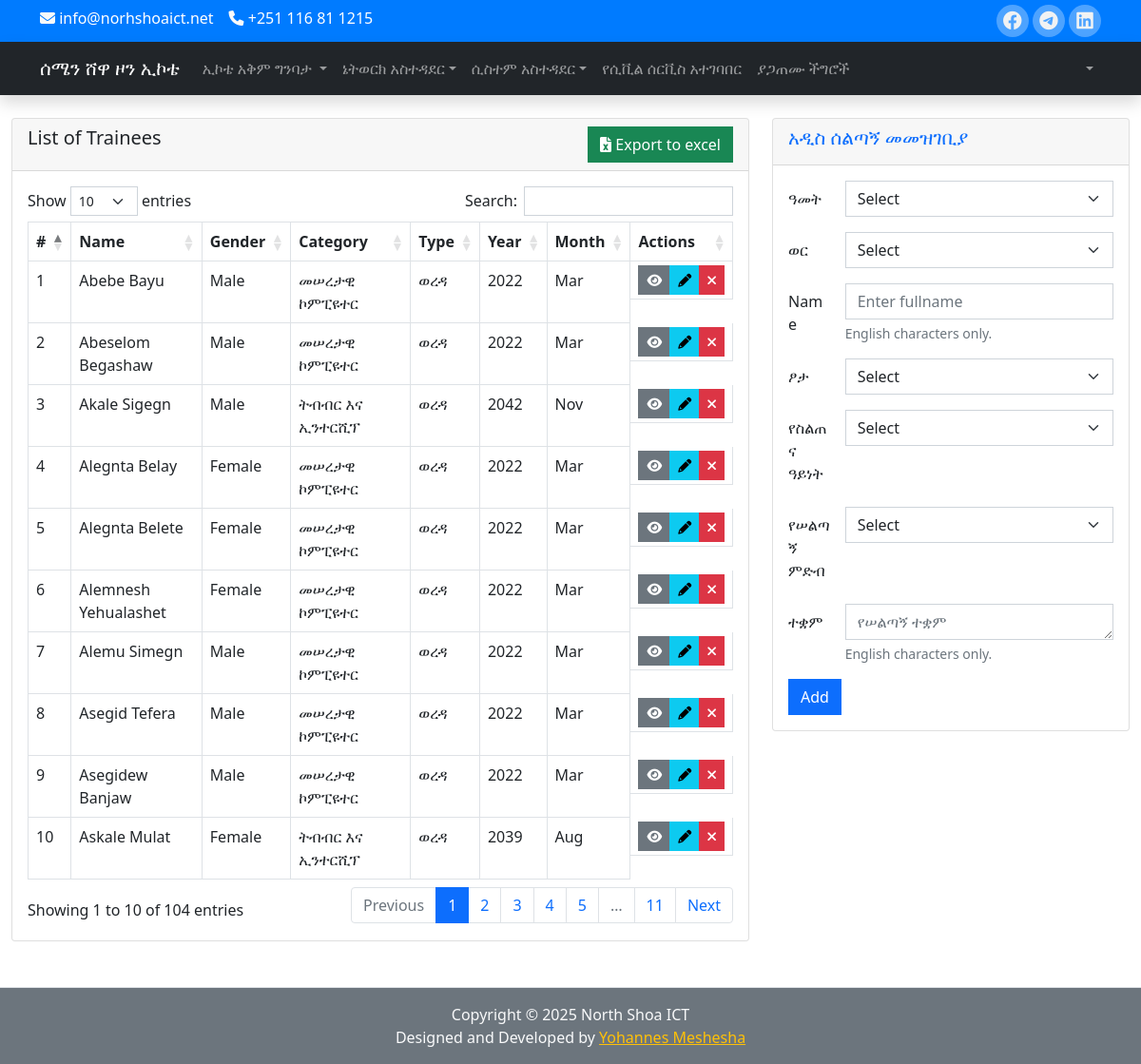
The page /training.php (signed in) on the database its author committed.
### tables this page shows
CREATE TABLE `trainings` (
  `id` int(11) NOT NULL,
  `woreda` int(11) NOT NULL,
  `fullname` varchar(100) NOT NULL,
  `sex` varchar(50) NOT NULL,
  `category` int(11) UNSIGNED NOT NULL,
  `type` varchar(255) DEFAULT NULL,
  `office` varchar(255) NOT NULL,
  `year` varchar(4) NOT NULL,
  `month` varchar(50) NOT NULL,
  `created` datetime NOT NULL DEFAULT current_timestamp(),
  `modified` datetime DEFAULT NULL
);

CREATE TABLE `training_categories` (
  `id` int(11) UNSIGNED NOT NULL,
  `name` varchar(100) NOT NULL,
  `description` text DEFAULT NULL
);

CREATE TABLE `woredas` (
  `id` int(11) NOT NULL,
  `name` varchar(100) NOT NULL,
  `address` varchar(50) NOT NULL,
  `phone` varchar(20) DEFAULT NULL,
  `type` varchar(50) DEFAULT NULL
);

### export_excel.php (called while the page is built, shortened)
<?php
include_once("config.php");
$sql_query = "SELECT *, trainings.id AS tid, fullname as name, sex, woredas.name as woreda, training_categories.name as category, training_categories.id as cat_id, trainings.type AS t_type, office, year, month FROM trainings JOIN woredas ON woreda = woredas.id JOIN training_categories ON category = training_categories.id ORDER BY fullname ASC";
$resultset = mysqli_query($conn, $sql_query) or die("database error:". mysqli_error($conn));
$trainees = array();
while( $rows = mysqli_fetch_assoc($resultset) ) {
  $trainees[] = $rows;
}
?>

### training.php (the view, shortened to what this page needs)
<?php
include_once("export_excel.php");
$year = $month = $name = $sex = $category = $type = $office = "";
$year_err = $month_err = $name_err = $sex_err = $category_err = $type_err = $office_err = "";
include('inc/header.php'); ?>
<div id="content-wrapper" class="d-flex flex-column">
    <div id="content">
        <?php require('inc/menu.php'); ?>
        <div class="container-fluid">
            <div class="row">
                <div class="col-md-8">
                    <div class="card">
                        <div class="card-header d-flex justify-content-between">
                            <h5>List of Trainees</h5>
                            <span id="export-to-excel"><a href="#" class="btn btn-success"><i class="fas fa-file-excel"></i> Export to excel</a></span>
                        </div>
                        <div class="card-body">
                            <div class="table-responsive">
                                <table class="table table-bordered table-hover" id="dataTable">
                                    <thead>
                                        <tr>
                                            <th>#</th>
                                            <th>Name</th>
                                            <th>Gender</th>
                                            <th>Category</th>
                                            <th>Type</th>
                                            <th>Year</th>
                                            <th>Month</th>
                                            <th>Actions</th>
                                        </tr>
                                    </thead>
                                    <tbody>
                                        <?php
                                        $no = 1;
                                        foreach ($trainees as $row) : ?>
                                            <tr>
                                                <td><?php echo $no++ ?></td>
                                                <td><?php echo $row['name'] ?></td>
                                                <td><?php echo $row['sex'] ?></td>
                                                <td><?php echo $row['category'] ?></td>
                                                <td><?php echo $row['type'] ?></td>
                                                <td><?php echo $row['year'] ?></td>
                                                <td><?php echo $row['month'] ?></td>
                                                <td class="btn-group py-1">
                                                    <a href="#" class="btn btn-secondary btn-sm" data-bs-toggle="modal" data-bs-target="#viewModal<?= $row['id']; ?>" data-tooltip="tooltip" title="View Trainee"><i class="fa fa-eye"></i></a>
                                                    <a href="editTraining.php?id=<?= $row['id'] ?>" class="btn btn-info btn-sm" title="Update Record" data-toggle="tooltip"><i class="fas fa-pencil"></i></a>
                                                    <a href="deleteTraining.php?id=<?= $row['id'] ?>" class="btn btn-danger btn-sm" title="Delete Record" data-toggle="tooltip"><i class="fas fa-times"></i></a>
                                                </td>
                                            </tr>
                                        <?php endforeach; ?>
                                    </tbody>
                                </table>
                            </div>
                        </div>
                    </div>
                </div>
                <div class="col-md-4">
                    <div class="card">
                        <div class="card-header">
                            <h5 class="text-primary">አዲስ ሰልጣኝ መመዝገቢያ</h5>
                        </div>
                        <div class="card-body">
                            <form action="<?php echo htmlspecialchars($_SERVER["PHP_SELF"]); ?>" method="post">
                                <div class="row g-3 mb-3">
                                    <label class="col-sm-2 col-form-label">ዓመት</label>
                                    <div class="col-sm-10">
                                        <select name="year" class="form-select <?php echo (!empty($year_err)) ? 'is-invalid' : ''; ?>">
                                            <option value="">Select</option>
                                        </select>
                                    </div>
                                </div>
                                <div class="row g-3 mb-3">
                                    <label class="col-sm-2 col-form-label">ወር</label>
                                    <div class="col-sm-10">
                                        <select name="month" class="form-select <?php echo (!empty($month_err)) ? 'is-invalid' : ''; ?>">
                                            <option value="">Select</option>
                                        </select>
                                    </div>
                                </div>
                                <div class="row g-3 mb-3">
                                    <label class="col-sm-2 col-form-label">Name</label>
                                    <div class="col-sm-10">
                                        <input type="text" name="name" class="form-control <?php echo (!empty($name_err)) ? 'is-invalid' : ''; ?>" value="<?= $name; ?>" placeholder="Enter fullname">
                                        <div id="nameHelp" class="form-text">English characters only.</div>
                                    </div>
                                </div>
                                <div class="row g-3 mb-3">
                                    <label class="col-sm-2 col-form-label">ፆታ</label>
                                    <div class="col-sm-10">
                                        <select name="sex" class="form-select <?php echo (!empty($sex_err)) ? 'is-invalid' : ''; ?>">
                                            <option value="">Select</option>
                                        </select>
                                    </div>
                                </div>
                                <div class="row g-3 mb-3">
                                    <label class="col-sm-2 col-form-label">የስልጠና ዓይነት</label>
                                    <div class="col-sm-10">
                                        <select name="category" class="form-select <?php echo (!empty($category_err)) ? 'is-invalid' : ''; ?>">
                                            <option value="">Select</option>
                                        </select>
                                    </div>
                                </div>
                                <div class="row g-3 mb-3">
                                    <label class="col-sm-2 col-form-label">የሠልጣኝ ምድብ</label>
                                    <div class="col-sm-10">
                                        <select name="type" class="form-select <?php echo (!empty($type_err)) ? 'is-invalid' : ''; ?>">
                                            <option value="">Select</option>
                                        </select>
                                    </div>
                                </div>
                                <div class="row g-3 mb-3">
                                    <label class="col-sm-2 col-form-label">ተቋም</label>
                                    <div class="col-sm-10">
                                        <textarea name="office" rows="1" class="form-control <?php echo (!empty($type_err)) ? 'is-invalid' : ''; ?>" placeholder="የሠልጣኝ ተቋም"><?= $office ?></textarea>
                                        <div id="officeHelp" class="form-text">English characters only.</div>
                                    </div>
                                </div>
                                <button type="submit" class="btn btn-primary">Add</button>
                            </form>
                        </div>
                    </div>
                </div>
            </div>
        </div>
    </div>
    <?php
    include('footer.php'); ?>

### inc/header.php (shortened to what this page needs)
<!DOCTYPE html>
<html lang="en">
<head>
    <link rel="stylesheet" href="./assets/fontawesome/css/all.min.css" />
    <link rel="stylesheet" type="text/css" href="./assets/bootstrap/css/bootstrap.min.css"/>
    <link rel="stylesheet" type="text/css" href="./assets/dataTables/datatables.min.css"/>
    <link href="css/custom.css" rel="stylesheet">
    <link rel="stylesheet" href="./css/style.css">
</head>
<body data-bs-spy="scroll" data-bs-target=".navbar">
    <div id="wrapper">

### inc/menu.php (shortened to what this page needs)
<div class="topnav" id="home">
    <div class="container">
        <div class="row justify-content-between">
            <div class="col-auto d-flex text-light">
                <p>
                    <i class="fas fa-envelope"></i>
                    <span><a href="mailto:info@norhshoaict.net">info@norhshoaict.net</a></span>
                </p>
                <p>
                    <i class="fas fa-phone"></i>
                    <span><a href="#">+251 116 81 1215</a></span>
                </p>
            </div>
            <div class="col-auto">
                <div class="social-links">
                    <a href="https://www.facebook.com/nszict" target="_blank" class="fab fa-facebook"></a>
                    <a href="https://t.me/nshoaict" class="fab fa-telegram" target="_blank"></a>
                    <a href="#" class="fab fa-linkedin" target="_blank"></a>
                </div>
            </div>
        </div>
    </div>
</div>
<nav class="navbar navbar-expand-lg navbar-dark bg-dark mb-4 shadow sticky-top">
    <div class="container">
        <a class="navbar-brand" href="home.php" title="NICT Reporting System">ሰሜን ሸዋ ዞን ኢኮቴ</a>
        <div class="collapse navbar-collapse" id="navbarSupportedContent">
            <ul class="navbar-nav mr-auto">
            <?php if (isset($_SESSION["loggedin"]) && $_SESSION["loggedin"] === true) : ?>
                <li class="nav-item dropdown">
                    <a href="#" class="nav-link dropdown-toggle" data-bs-toggle="dropdown">ኢኮቴ አቅም ግንባታ </a>
                </li>
                <li class="nav-item dropdown">
                    <a href="#" class="nav-link dropdown-toggle" data-bs-toggle="dropdown">ኔትወርክ አስተዳደር</a>
                </li>
                <li class="nav-item dropdown">
                    <a href="#" class="nav-link dropdown-toggle" data-bs-toggle="dropdown">ሲስተም አስተዳደር</a>
                </li>
                <li class="nav-item">
                    <a class="nav-link" href="home.php?page=Civilservice" title="የልማት ሠራዊት ግንባታ">የሲቪል ሰርቪስ አተገባበር</a>
                </li>
                <li class="nav-item">
                    <a class="nav-link" href="home.php?page=Problems" data-bs-toggle="tooltip" title="Problems">ያጋጠሙ ችግሮች</a>
                </li>
                <?php endif; ?>
            </ul>
            <ul class="navbar-nav ms-auto">
                <?php if (isset($_SESSION["loggedin"]) && $_SESSION["loggedin"] === true) : ?>
                <li class="nav-item dropdown">
                    <a class="nav-link dropdown-toggle" href="#" id="navbarDropMenu" role="button" data-bs-toggle="dropdown" aria-expanded="false">
                    </a>
                </li>
                <?php else : ?>
                    <li class="nav-item"><a class="nav-link" href="login.php"><i class="fa fa-sign-in-alt"></i> Sign in</a></li>
                <?php endif; ?>
            </ul>
        </div>
    </div>
</nav>

### footer.php (shortened to what this page needs)
<footer class="sticky-footer bg-secondary text-light border-top mt-5 py-3">
    <div class="container my-auto">
        <div class="copyright text-center my-auto">
            <span>Copyright &copy; <?php echo date('Y'); ?> North Shoa ICT</span> <div>Designed and Developed by <a href="https://ymesh21.github.io/" class="text-warning" target="_blank">Yohannes Meshesha</a> </div>
        </div>
    </div>
</footer>
</div>
</div>
</body>
</html>

### css/style.css (style rules this page uses)
* { margin:0;padding:0;-webkit-transition:all 0.3s ease;transition:all 0.3s ease }
.topnav { background:#007BFF;padding:5px 0 }
.topnav p { margin-bottom:1px;display:inline-block;margin-right:16px }
.topnav p i,.topnav p span { vertical-align:middle }
.topnav p a { text-decoration:none;color:#fff !important }
.social-links a { width:34px;height:34px;background-color:rgba(255,255,255,0.3);display:-webkit-inline-box;display:-ms-inline-flexbox;display:inline-flex;-webkit-box-align:center;-ms-flex-align:center;align-items:center;-webkit-box-pack:center;-ms-flex-pack:center;justify-content:center;color:#f1f2f3;font-size:20px;border-radius:100%;text-decoration:none }
input,textarea,select,input.form-control,select.form-select,textarea.form-control { border-radius:0 }
button,.btn { border-radius:0 }

### rows shown on the page
trainings: fullname "Abebe Bayu", sex "Male", category.name "መሠረታዊ ኮምፒዩተር", woreda.type "ወረዳ", year "2022", month "Mar"
trainings: fullname "Abeselom Begashaw", sex "Male", category.name "መሠረታዊ ኮምፒዩተር", woreda.type "ወረዳ", year "2022", month "Mar"
trainings: fullname "Akale Sigegn", sex "Male", category.name "ትብብር እና ኢንተርሺፕ", woreda.type "ወረዳ", year "2042", month "Nov"
trainings: fullname "Alegnta Belay", sex "Female", category.name "መሠረታዊ ኮምፒዩተር", woreda.type "ወረዳ", year "2022", month "Mar"
trainings: fullname "Alegnta Belete", sex "Female", category.name "መሠረታዊ ኮምፒዩተር", woreda.type "ወረዳ", year "2022", month "Mar"
trainings: fullname "Alemnesh Yehualashet", sex "Female", category.name "መሠረታዊ ኮምፒዩተር", woreda.type "ወረዳ", year "2022", month "Mar"
trainings: fullname "Alemu Simegn", sex "Male", category.name "መሠረታዊ ኮምፒዩተር", woreda.type "ወረዳ", year "2022", month "Mar"
trainings: fullname "Asegid Tefera", sex "Male", category.name "መሠረታዊ ኮምፒዩተር", woreda.type "ወረዳ", year "2022", month "Mar"
trainings: fullname "Asegidew Banjaw", sex "Male", category.name "መሠረታዊ ኮምፒዩተር", woreda.type "ወረዳ", year "2022", month "Mar"
trainings: fullname "Askale Mulat", sex "Female", category.name "ትብብር እና ኢንተርሺፕ", woreda.type "ወረዳ", year "2039", month "Aug"
